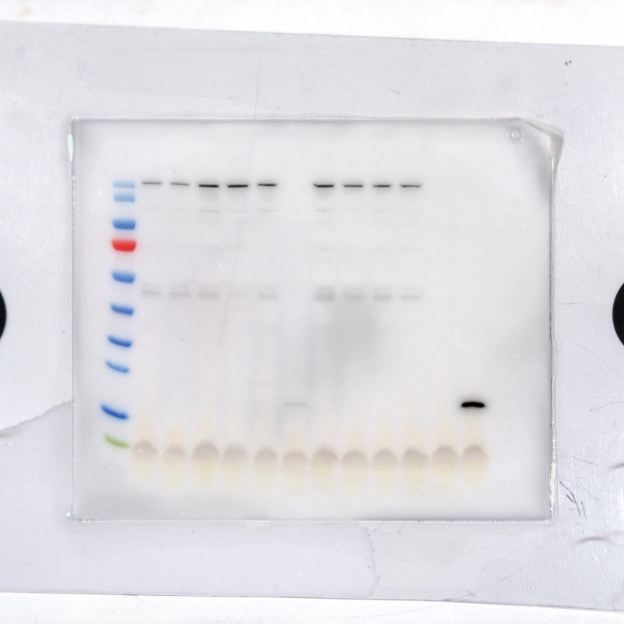
#> input picture experiments/campaigns/pikp1_avrpikf/analyses/08-agroinfiltration/data/blot.jpg, 1248 x 1248 px (shown at 1/2 size)
$ python make_blot_options.py
#> lines starting #> are read from the running program, lines starting #| are printed output that depends on the picture
#!/usr/bin/env python3
"""Reformat the AVR-PikF cohort western blot into the Banfield lab house style.

The house style, taken from the blot panels in Maidment (2019) figures 5.3-5.5
and De la Concepcion (2020), is:

    * the coloured ladder lane cropped out, replaced by numeric kDa marks with
      short ticks down the left-hand side
    * one tight strip per molecular-weight region rather than one tall panel
      spanning the whole gel
    * the antibody on the right of each strip, with the protein it detects
      beneath it in brackets
    * a Ponceau strip at the bottom, labelled on the right, as the loading
      control
    * a construct table above the strips, with lane identities as rows

The source image already carries rotated lane labels and a full-height ladder,
which is what this script replaces.

Every panel is drawn with aspect="equal" and its axes box is sized from the
crop's true pixel height, so no strip is ever stretched. An earlier version
used aspect="equal", which fills the box regardless of the crop's shape and
therefore changed the proportions of the blot. Rescaling one axis of a gel
image is not a presentational choice, it is a misrepresentation, and the
height_ratios below exist to make it impossible.

Geometry is hand-set below rather than detected. Ladder positions are read off
the printed colour standard by eye, which is how the lab does it. Lane centres
ARE measured, from the evenly spaced sample lanes in the Ponceau strip, because
the gel has dead space to the right of the last lane and assuming an even split
of the cropped width pushed every label to the right of its lane.

On Ponceau brightness. Rossner and Yamada (J Cell Biol 2004) allow adjustments
of brightness and contrast provided they are applied to the whole image and do
not obscure or eliminate information present in the original, and require that
non-linear adjustments such as gamma are disclosed in the legend. PONCEAU_GAIN
below is a single linear scale factor applied to the entire Ponceau panel and
nothing else, so it is within that rule. It is set to 1.0 by default. Anything
above 1.0 should be stated in the figure legend.

Usage:
    make_blot_options.py [--raw PATH] [--outdir figure-options]
"""

import argparse
import os

import matplotlib
matplotlib.use("Agg")
import matplotlib.pyplot as plt
import numpy as np
from PIL import Image

HERE = os.path.dirname(os.path.abspath(__file__))
INK, MUTED = "#222222", "#666666"

# --- geometry, in the NATIVE source images --------------------------------
# western_blot_raw.png is a composite that was itself upsampled from these two
# originals, so reading it meant resampling twice. blot.jpg is 1248x1248 and
# ponceau.png is 1500x2000, and everything below is measured on them directly.
# That is the most real detail available. The lane region is only ~670 px wide
# in the original, so at thesis width the blot prints near 100 dpi however it
# is handled, and the only way past that is a rescan of the membrane.
BLOT_SRC = "blot.jpg"
PONCEAU_SRC = "ponceau.png"

# Lane grid, from make_blot_figure.py, which derived it from the slide the
# crops came from. Pitch checked against the receptor bands: 57.3 px matches
# the measured 53-59 px spacings.
# Pitch transferred from the composite, where the eight crisp receptor bands
# gave a least-squares fit with residuals under 2.6 px, then mapped back into
# blot.jpg coordinates. The membrane was photographed at a slight angle, so the
# true pitch is a little wider than the 57.3 the earlier grid used and the
# error accumulates towards the right-hand lanes.
LANE0, LANE_PITCH, N_LANES = 303.1, 57.57, 12
# Sample lanes with a margin either side, matching the framing the composite
# had. The coloured ladder runs to x=274, so the left edge sits just clear of
# it, and the right edge matches BLOT_CROP in make_blot_figure.py. Cropping
# tight to the outermost lane centres, as an earlier version did, cut the blot
# off flush against lanes 1 and 12.
LANE_X0, LANE_X1 = 278, 1000

# Ladder band rows, detected from the coloured marker strip of blot.jpg.
LADDER_Y = {180: 369, 130: 396, 100: 448, 70: 491, 55: 554,
            40: 619, 35: 683, 25: 735, 15: 824, 10: 885}

# The two originals are framed differently. make_blot_figure.py butts
# blot.jpg[195:1000] against ponceau.png[276:1084], so that pair fixes the
# mapping between them and the Ponceau crop follows from the blot one.
BLOT_REF, PONCEAU_REF = (195, 1000), (276, 1084)
# Cropped to the loading band itself, which is darkest at row 927. The full
# 891-1027 window is mostly blank membrane below it, and at true aspect that
# made the Ponceau taller than both blots together. Maidment's figures show a
# thin strip, which is what this now matches.
PONCEAU_Y0, PONCEAU_Y1 = 850, 965

# Ponceau.jpeg in the run tree and data/ponceau.png are the same photograph
# (mean pixel difference 0.05), so these are read off data/ponceau.png. Same
# PageRuler standard as the blot, detected by hue in the ladder strip at
# x 295-365: red 70 kDa at 870, with 100 at 830, 55 at 937, 40 at 1002,
# 35 at 1070 and 15 at 1222. The loading band row sits at about 927, so the
# blue 55 bar lies immediately beside it and the red 70 bar is the next one up.
# Those are the two marks used. 40 at 1002 was tried first and sits well below
# the bands, far enough to read as unrelated to them.
PONCEAU_LADDER_Y = {100: 830, 70: 870, 55: 937, 40: 1002, 35: 1070, 15: 1222}
PONCEAU_MARKS = [70, 55]

RECEPTOR_CROP = (352, 412)           # spans the 180 and 130 marks
# Centred on the control band, whose visible mass sits near row 815, with the
# 15 kDa mark at 824 falling just below centre. Extended up to row 722 so the
# 25 kDa mark at 735 is inside the crop as well: one tick alone gives the strip
# no scale.
EFFECTOR_CROP = (722, 855)
FULL_CROP = (352, 900)

# Linear brightness on the Ponceau panel only. 1.0 leaves it untouched.
PONCEAU_GAIN = 1.0

LANES = ["d39_s0", "d17_s0", "d47_s0", "d39_s1", "d26_s1", "d18_s0",
         "d49_s0", "d40_s0", "d6_s1", "d14_s0", "Tie1 (-)", "OsHIPP43 (+)"]

# TO CONFIRM: the antibody is not in the lab record yet, so it is a placeholder
# drawn in grey. The two control lanes are taken from the 3 July expression
# sheet's mix order, which puts Tie1 at lane 11 and OsHIPP43 at lane 12. Tie1
# came from another group and is assumed to carry a different tag, which is why
# it gives no signal; OsHIPP43 is the ~18 kDa band. Provisional pending the
# construct records.
ANTIBODY = "$\\alpha$-FLAG"
DETECTS = "(resurfaced Pikp-1)"
UNCONFIRMED = True


def ponceau_panel_height():
    """Ponceau crop height expressed in blot pixels, so the stack is faithful."""
    w = ponceau_x(LANE_X1) - ponceau_x(LANE_X0)
    return (PONCEAU_Y1 - PONCEAU_Y0) * (LANE_X1 - LANE_X0) / w


def crop_height(crop_range):
    """Pixel height of a crop, used to size its axes box faithfully."""
    return crop_range[1] - crop_range[0]


def ponceau_x(x):
    """Map an x in blot.jpg onto the matching x in ponceau.png."""
    b0, b1 = BLOT_REF
    p0, p1 = PONCEAU_REF
    return p0 + (x - b0) / (b1 - b0) * (p1 - p0)


# Inches reserved around the stack for the labels that sit outside it.
PAD_LEFT = 0.40        # kDa numbers and their ticks
PAD_RIGHT = 1.55       # antibody and Ponceau labels
PAD_TOP = 0.85         # rotated lane names
PAD_BOTTOM = 0.10
GAP = 0.06             # inches between strips


def stack_axes(fig_w, heights_px, gap=GAP, pad_top=PAD_TOP):
    """Create a figure and a column of axes whose boxes match their crops.

    subplots + height_ratios cannot do this. The axes width follows the figure
    width, so with aspect="equal" matplotlib letterboxes each image inside a
    box of the wrong shape and the leftovers read as gaps between the strips.
    Placing the axes explicitly makes every box exactly as tall as its crop is
    wide, so the image fills it and the only space between strips is `gap`.
    """
    panel_w = fig_w - PAD_LEFT - PAD_RIGHT
    scale = panel_w / (LANE_X1 - LANE_X0)          # inches per source pixel
    heights_in = [h * scale for h in heights_px]
    fig_h = pad_top + sum(heights_in) + gap * (len(heights_in) - 1) + PAD_BOTTOM
    fig = plt.figure(figsize=(fig_w, fig_h))
    axes, y = [], fig_h - pad_top
    for h in heights_in:
        y -= h
        axes.append(fig.add_axes(
            [PAD_LEFT / fig_w, y / fig_h, panel_w / fig_w, h / fig_h]))
        y -= gap
    return fig, axes


def apply_style():
    plt.rcParams.update({
        "figure.dpi": 130, "savefig.dpi": 300, "savefig.bbox": "tight",
        "font.size": 9, "text.color": INK, "axes.grid": False,
    })


def crop(img, y0, y1):
    return img.crop((LANE_X0, y0, LANE_X1, y1))


def ponceau(_img=None):
    """The Ponceau panel from its own original, optionally brightened."""
    im = Image.open(os.path.join(HERE, "data", PONCEAU_SRC)).convert("RGB")
    box = (int(round(ponceau_x(LANE_X0))), PONCEAU_Y0,
           int(round(ponceau_x(LANE_X1))), PONCEAU_Y1)
    a = np.asarray(im.crop(box)).astype(float)
    if PONCEAU_GAIN != 1.0:
        a = np.clip(a * PONCEAU_GAIN, 0, 255)
    return a.astype(np.uint8)


def draw_ponceau_marks(ax):
    """kDa marks on the Ponceau strip, in the same style as draw_strip.

    The Ponceau has its own ladder coordinates because it is a different
    photograph from blot.jpg, so LADDER_Y does not apply to it.
    """
    h = PONCEAU_Y1 - PONCEAU_Y0
    for kda in PONCEAU_MARKS:
        y = PONCEAU_LADDER_Y[kda] - PONCEAU_Y0
        if not (0 <= y <= h):
            continue
        ax.annotate(f"{kda}", xy=(0, y), xycoords=("axes fraction", "data"),
                    xytext=(-6, 0), textcoords="offset points",
                    ha="right", va="center", fontsize=8.5, color=INK)
        ax.plot([-0.004, 0], [y, y], transform=ax.get_yaxis_transform(),
                color=INK, lw=1.0, clip_on=False)


def lane_centres(n_lanes=None):
    """Lane centres in axes fraction of the cropped panel.

    Measured, not assumed. The gel carries dead space to the right of the last
    lane, so splitting the cropped width evenly puts every label right of its
    lane and the error grows across the gel.
    """
    n = n_lanes or len(LANES)
    xs = LANE0 + LANE_PITCH * np.arange(n)
    return (xs - LANE_X0) / (LANE_X1 - LANE_X0)


def draw_strip(ax, img, y0, y1, marks, label, sublabel=None, grey=False):
    ax.imshow(np.asarray(crop(img, y0, y1)), aspect="equal", interpolation="lanczos")
    ax.set_xticks([])
    ax.set_yticks([])
    for spine in ax.spines.values():
        spine.set_edgecolor(INK)
        spine.set_linewidth(0.8)
    h = y1 - y0
    for kda in marks:
        y = LADDER_Y[kda] - y0
        if not (0 <= y <= h):
            continue
        ax.annotate(f"{kda}", xy=(0, y), xycoords=("axes fraction", "data"),
                    xytext=(-6, 0), textcoords="offset points",
                    ha="right", va="center", fontsize=8.5, color=INK)
        ax.plot([-0.004, 0], [y, y], transform=ax.get_yaxis_transform(),
                color=INK, lw=1.0, clip_on=False)
    colour = MUTED if (grey and UNCONFIRMED) else INK
    ax.annotate(label, xy=(1, 0.62), xycoords="axes fraction",
                xytext=(8, 0), textcoords="offset points",
                ha="left", va="center", fontsize=9, color=colour)
    if sublabel:
        ax.annotate(sublabel, xy=(1, 0.32), xycoords="axes fraction",
                    xytext=(8, 0), textcoords="offset points",
                    ha="left", va="center", fontsize=8, color=colour)


def draw_lane_labels(ax, rotation=90, fontsize=8.5):
    for x, name in zip(lane_centres(), LANES):
        ax.annotate(name, xy=(x, 1), xycoords="axes fraction",
                    xytext=(0, 5), textcoords="offset points",
                    ha="center" if rotation else "center",
                    va="bottom", rotation=rotation, fontsize=fontsize,
                    color=INK)


def draw_construct_table(fig, ax, rows):
    """A +/- table above the strips, as in Maidment figure 5.3C."""
    xs = lane_centres()
    for i, (name, marks) in enumerate(rows):
        y = 1.06 + 0.075 * (len(rows) - 1 - i)
        ax.annotate(name, xy=(0, y), xycoords=("axes fraction", "axes fraction"),
                    xytext=(-8, 0), textcoords="offset points",
                    ha="right", va="center", fontsize=8.5, color=INK)
        for x, m in zip(xs, marks):
            ax.annotate(m, xy=(x, y), xycoords="axes fraction",
                        ha="center", va="center", fontsize=9, color=INK)


def save(fig, outdir, name):
    path = os.path.join(outdir, f"{name}.png")
    # bbox_inches="tight" would re-crop the explicit geometry, so it is off.
    fig.savefig(path, facecolor="white", bbox_inches=None)
    plt.close(fig)
    print("wrote", path)


def option1_two_strips(img, outdir):
    """Receptor strip, effector strip, Ponceau. The house layout."""
    fig, axes = stack_axes(8.4, [crop_height(RECEPTOR_CROP),
                                 crop_height(EFFECTOR_CROP),
                                 ponceau_panel_height()])
    draw_strip(axes[0], img, *RECEPTOR_CROP, marks=[180, 130],
               label=ANTIBODY, sublabel=DETECTS, grey=True)
    draw_strip(axes[1], img, *EFFECTOR_CROP, marks=[25, 15],
               label=ANTIBODY, sublabel="(control lanes)", grey=True)
    axes[2].imshow(ponceau(img), aspect="equal", interpolation="lanczos")
    axes[2].set_xticks([]); axes[2].set_yticks([])
    for s in axes[2].spines.values():
        s.set_edgecolor(INK); s.set_linewidth(0.8)
    draw_ponceau_marks(axes[2])
    axes[2].annotate("Ponceau", xy=(1, 0.5), xycoords="axes fraction",
                     xytext=(8, 0), textcoords="offset points",
                     ha="left", va="center", fontsize=9, color=INK)
    draw_lane_labels(axes[0])
    axes[0].annotate("kDa", xy=(0, 1), xycoords="axes fraction",
                     xytext=(-6, 4), textcoords="offset points",
                     ha="right", va="bottom", fontsize=8.5, weight="bold")
    save(fig, outdir, "option1_two_strips")


def option2_construct_table(img, outdir):
    """Receptor strip and Ponceau, with a +/- construct table above."""
    # Extra head room for the construct table above the lane names.
    fig, axes = stack_axes(8.4, [crop_height(RECEPTOR_CROP),
                                 ponceau_panel_height()], pad_top=1.55)
    draw_strip(axes[0], img, *RECEPTOR_CROP, marks=[180, 130],
               label=ANTIBODY, sublabel=DETECTS, grey=True)
    axes[1].imshow(ponceau(img), aspect="equal", interpolation="lanczos")
    axes[1].set_xticks([]); axes[1].set_yticks([])
    for s in axes[1].spines.values():
        s.set_edgecolor(INK); s.set_linewidth(0.8)
    axes[1].annotate("Ponceau", xy=(1, 0.5), xycoords="axes fraction",
                     xytext=(8, 0), textcoords="offset points",
                     ha="left", va="center", fontsize=9, color=INK)
    resurfaced = ["+"] * 10 + ["-", "-"]
    effector = ["+"] * 12
    draw_construct_table(fig, axes[0], [
        ("resurfaced Pikp-1:HF", resurfaced),
        ("myc:AVR-PikF", effector)])
    for x, name in zip(lane_centres(), LANES):
        axes[0].annotate(name, xy=(x, 1.22), xycoords="axes fraction",
                         ha="center", va="bottom", rotation=90, fontsize=8.5)
    axes[0].annotate("kDa", xy=(0, 1), xycoords="axes fraction",
                     xytext=(-6, 4), textcoords="offset points",
                     ha="right", va="bottom", fontsize=8.5, weight="bold")
    save(fig, outdir, "option2_construct_table")


def option3_receptor_only(img, outdir):
    """The most compact reading: only the band that carries the result."""
    fig, axes = stack_axes(8.4, [crop_height(RECEPTOR_CROP),
                                 ponceau_panel_height()])
    draw_strip(axes[0], img, *RECEPTOR_CROP, marks=[180, 130],
               label=ANTIBODY, sublabel=DETECTS, grey=True)
    axes[1].imshow(ponceau(img), aspect="equal", interpolation="lanczos")
    axes[1].set_xticks([]); axes[1].set_yticks([])
    for s in axes[1].spines.values():
        s.set_edgecolor(INK); s.set_linewidth(0.8)
    axes[1].annotate("Ponceau", xy=(1, 0.5), xycoords="axes fraction",
                     xytext=(8, 0), textcoords="offset points",
                     ha="left", va="center", fontsize=9, color=INK)
    draw_lane_labels(axes[0])
    axes[0].annotate("kDa", xy=(0, 1), xycoords="axes fraction",
                     xytext=(-6, 4), textcoords="offset points",
                     ha="right", va="bottom", fontsize=8.5, weight="bold")
    # d18_s0 is the design that did not express, so it is called out.
    x = lane_centres()[LANES.index("d18_s0")]
    axes[0].annotate("no band", xy=(x, 0.5), xycoords="axes fraction",
                     xytext=(0, -34), textcoords="offset points",
                     ha="center", fontsize=8, color="#D55E00",
                     arrowprops=dict(arrowstyle="->", color="#D55E00", lw=1.1))
    save(fig, outdir, "option3_receptor_only")


def option4_full_relabelled(img, outdir):
    """Minimal intervention: keep the full panel, replace the ladder lane."""
    fig, axes = stack_axes(8.4, [crop_height(FULL_CROP),
                                 ponceau_panel_height()], gap=0.03)
    draw_strip(axes[0], img, *FULL_CROP,
               marks=[180, 130, 100, 70, 55, 40, 35, 25, 15, 10],
               label=ANTIBODY, sublabel=DETECTS, grey=True)
    axes[1].imshow(ponceau(img), aspect="equal", interpolation="lanczos")
    axes[1].set_xticks([]); axes[1].set_yticks([])
    for s in axes[1].spines.values():
        s.set_edgecolor(INK); s.set_linewidth(0.8)
    axes[1].annotate("Ponceau", xy=(1, 0.5), xycoords="axes fraction",
                     xytext=(8, 0), textcoords="offset points",
                     ha="left", va="center", fontsize=9, color=INK)
    draw_lane_labels(axes[0])
    axes[0].annotate("kDa", xy=(0, 1), xycoords="axes fraction",
                     xytext=(-6, 4), textcoords="offset points",
                     ha="right", va="bottom", fontsize=8.5, weight="bold")
    save(fig, outdir, "option4_full_relabelled")


def main():
    ap = argparse.ArgumentParser()
    ap.add_argument("--raw", default=os.path.join(HERE, "data", BLOT_SRC))
    ap.add_argument("--outdir", default=os.path.join(HERE, "figure-options"))
    args = ap.parse_args()
    os.makedirs(args.outdir, exist_ok=True)
    apply_style()
    img = Image.open(args.raw).convert("RGB")
#> img is the input picture: PIL image 1248x1248 RGB; mean R, G, B 225.5, 224.1, 228.6
    option1_two_strips(img, args.outdir)
#> call 2 of crop, with y0 = 722, y1 = 855
#> in crop (call 2), `return img.crop((LANE_X0, y0, LANE_X1, y1))`:
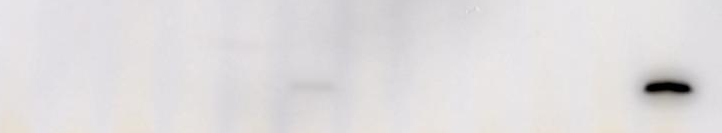
#> returned value: PIL image 722x133 RGB; mean R, G, B 223.4, 220.7, 221.7
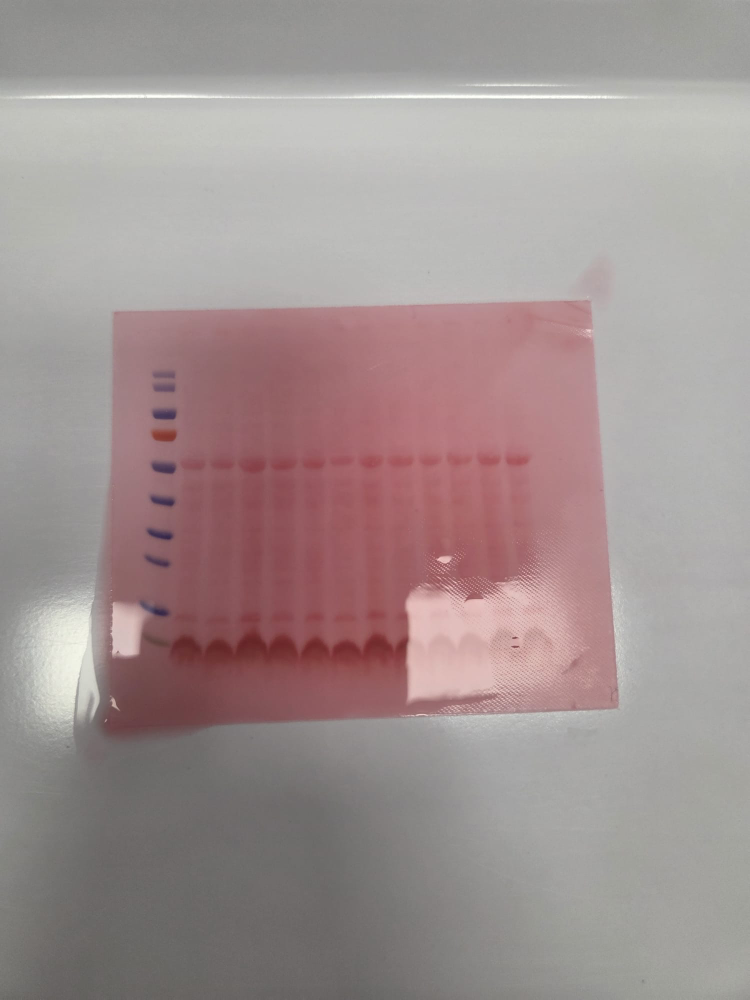
#> input picture experiments/campaigns/pikp1_avrpikf/analyses/08-agroinfiltration/data/ponceau.png, 1500 x 2000 px (shown at 1/2 size)
#> in ponceau, im is the input picture: PIL image 1500x2000 RGB; mean R, G, B 160.5, 146.1, 145.4
#> in ponceau, `a = np.asarray(im.crop(box)).astype(float)`:
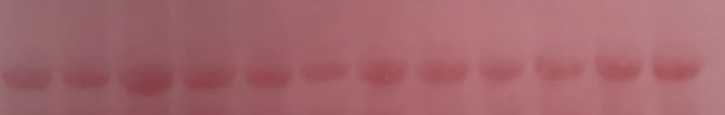
#> a: shape (115, 725, 3) float64; mean R, G, B 162.8, 102.8, 108.4
    option2_construct_table(img, args.outdir)
#> call 2 of save, with name = 'option2_construct_table'
#> in save (call 2), `fig.savefig(path, facecolor="white", bbox_inches=None)`:
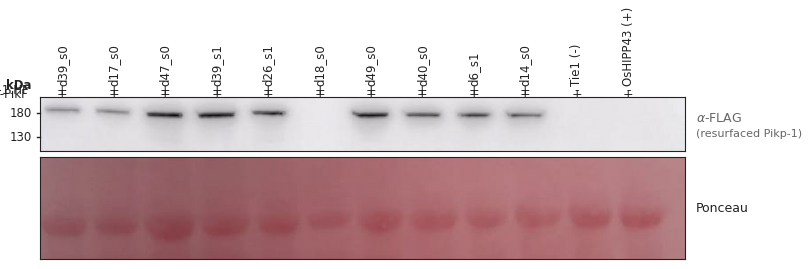
#> figure drawn by matplotlib, 2 panels
    option3_receptor_only(img, args.outdir)
#> call 3 of save, with name = 'option3_receptor_only'
#> in save (call 3), `fig.savefig(path, facecolor="white", bbox_inches=None)`:
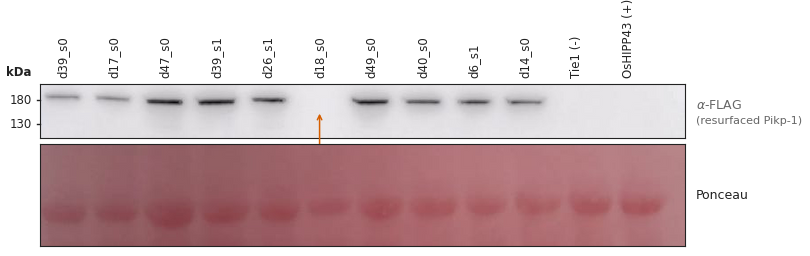
#> figure drawn by matplotlib, 2 panels
    option4_full_relabelled(img, args.outdir)
#> in crop (call 5), `return img.crop((LANE_X0, y0, LANE_X1, y1))`:
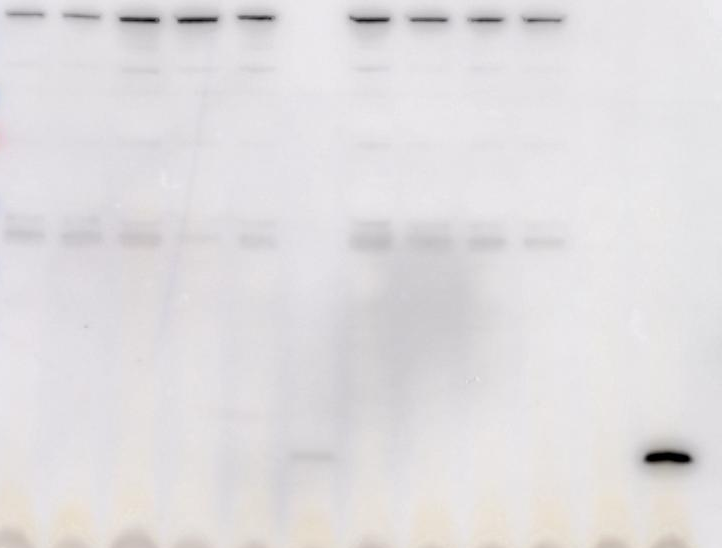
#> returned value: PIL image 722x548 RGB; mean R, G, B 223.8, 221.3, 223.2
#> call 4 of save, with name = 'option4_full_relabelled'
#> in save (call 4), `fig.savefig(path, facecolor="white", bbox_inches=None)`:
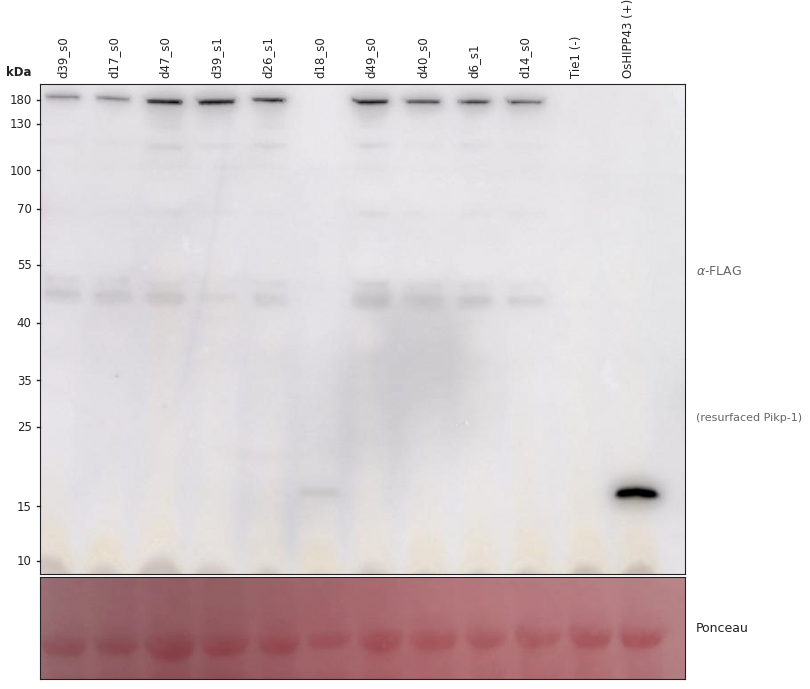
#> figure drawn by matplotlib, 2 panels


if __name__ == "__main__":
    main()
